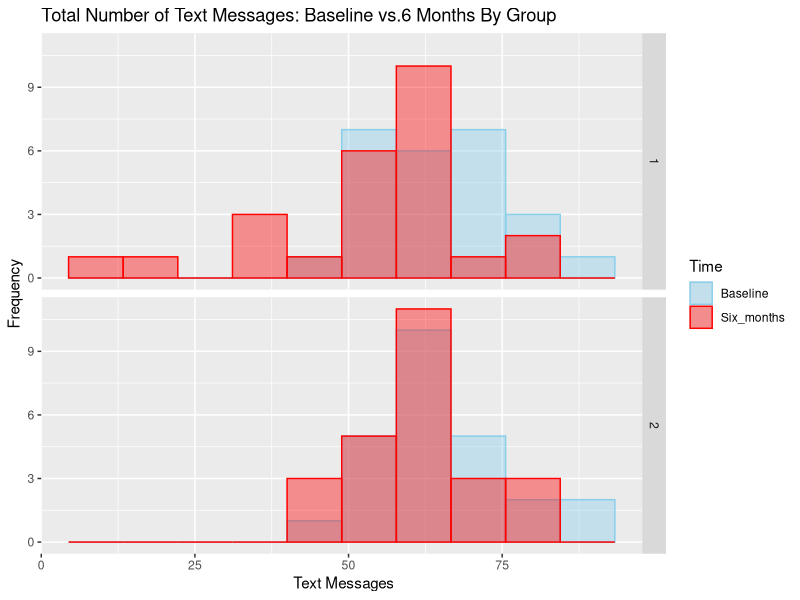

The R script that drew this image:
#Set Working Directory
setwd("C:/Users/19734/Desktop/Courses/BHDS2010/github_primer")

# Import File 
text <-read.csv("TextMessages.csv", header=TRUE)

#Libraries used 
library(tidyr)
library(ggplot2)
library(dplyr)
library(Hmisc)
library(plyr)
library(tidyr)

#Create dataframe for imported data set
text<as.data.frame(text)
is.data.frame

#Check to see if Group is considered a factor 
is.factor(text$Group)
as.factor(text$Group)

#In order to group the histograms by Group and Time period, we need two factor
#variables so we convert both baseline and 6 months into one category (Time) by 
#reshaping the data from long to wide 

longtext<-gather(text,Time,Count,Baseline:Six_months, factor_key = TRUE )

#Faceted histograms of time points by group

longtext %>% ggplot(aes(x = Count))+geom_histogram(aes(color=Time,
fill=Time),position="identity",
 bins=10,alpha = 0.4) + scale_color_manual(values = c("skyblue",
    "red")) + scale_fill_manual(values = c("skyblue", "red")) +
  labs(title="Total Number of Text Messages: Baseline vs.6 Months By Group ",
       x=" Text Messages", y = "Frequency") + facet_grid(Group~.) 
